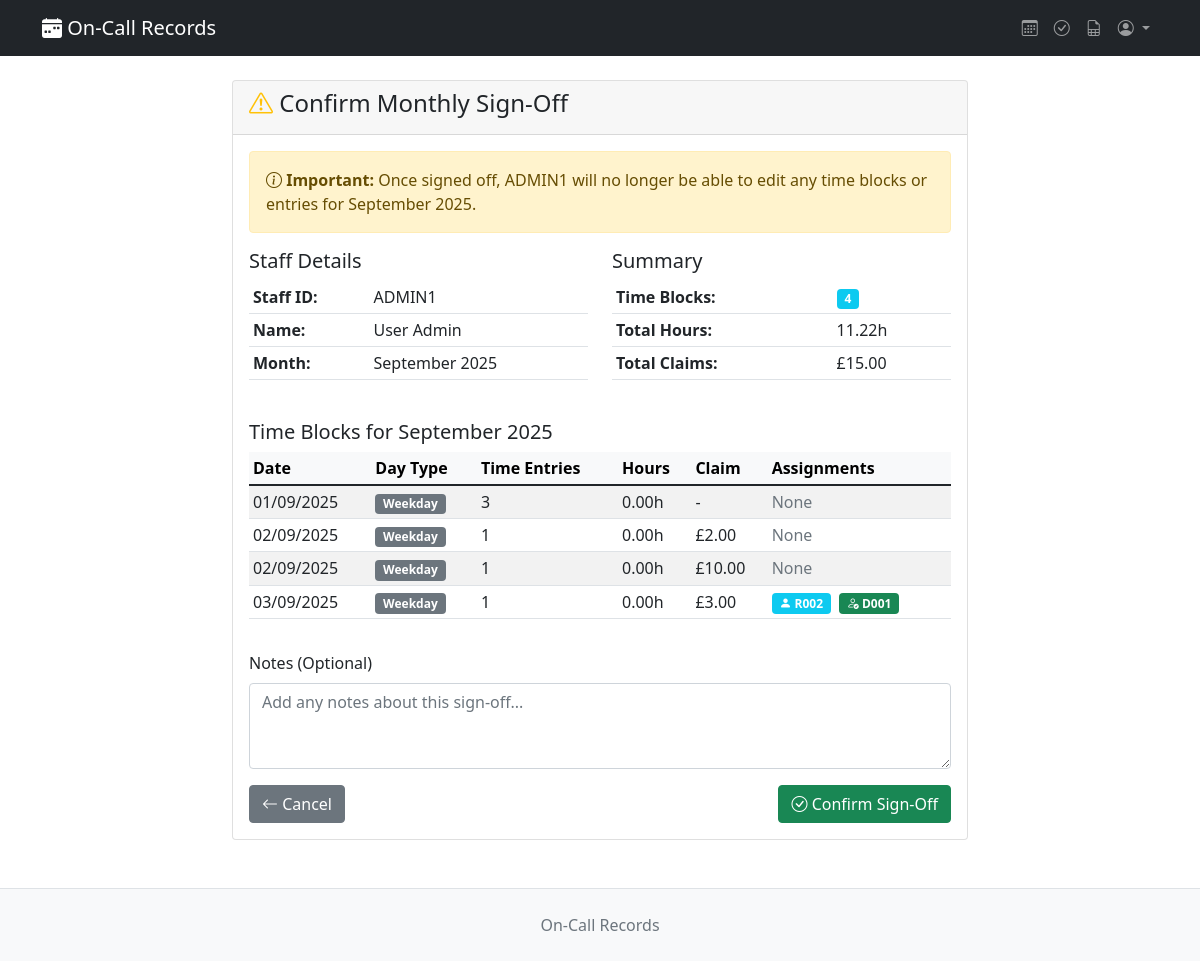
The page /signoff/2/2025/9/ (signed in) on the database as committed earlier.
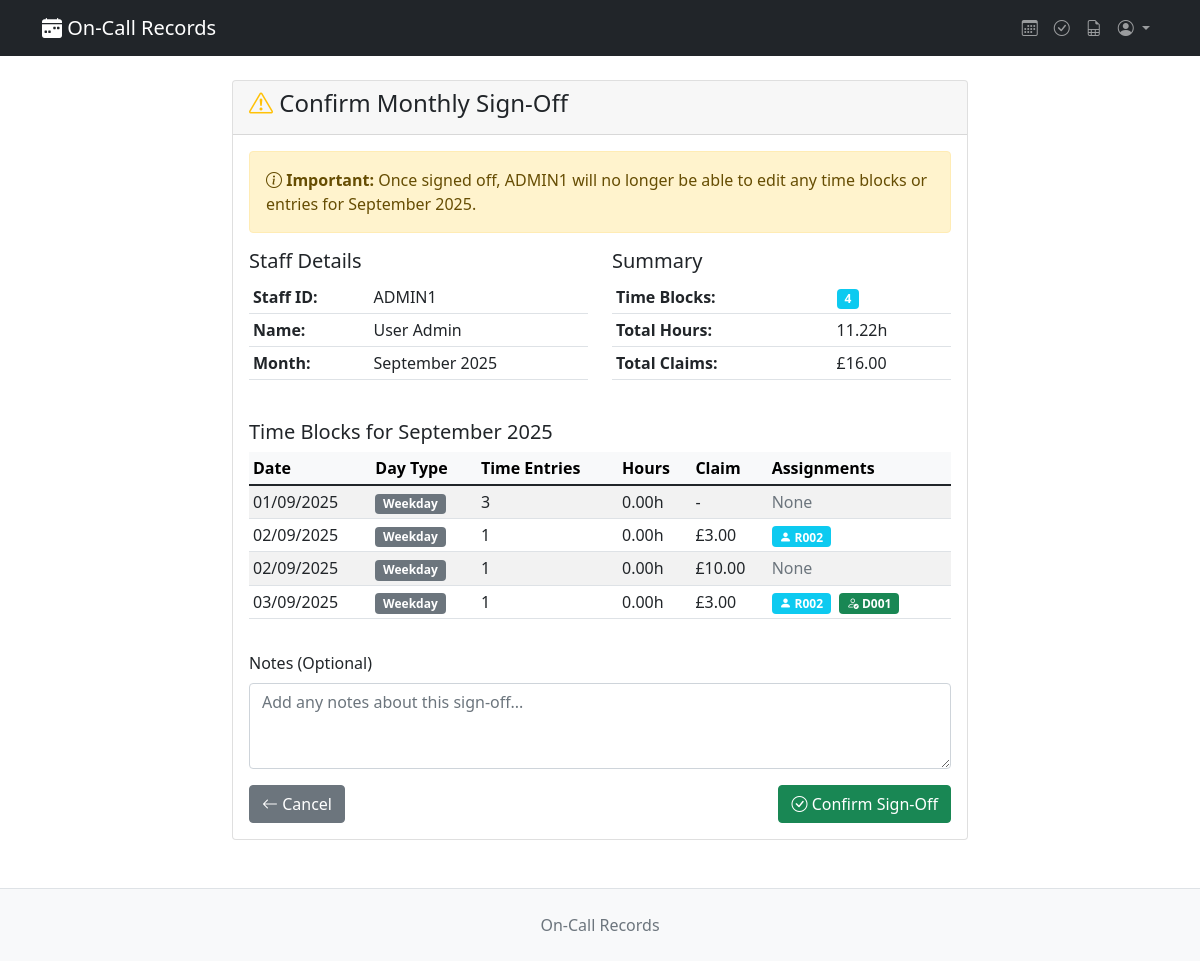
The same page on the database as committed later.
### records/models.py (models this page shows, shortened)
class OnCallStaff(models.Model):
    assignment_id = models.CharField(max_length=50, unique=True)
    user = models.OneToOneField(User, on_delete=models.CASCADE)

class TimeBlock(models.Model):
    ONCALL_TYPE_CHOICES = [
        ('normal', 'Normal'),
        ('nhsp', 'NHSP'),
    ]
    staff = models.ForeignKey(OnCallStaff, on_delete=models.CASCADE)
    date = models.DateField()
    day_type = models.ForeignKey(
        DayType, on_delete=models.CASCADE, null=True, blank=True
    )
    oncall_type = models.CharField(
        max_length=20,
        choices=ONCALL_TYPE_CHOICES,
        default='normal',
        help_text="Type of on-call duty"
    )
    claim = models.DecimalField(
        max_digits=5,
        decimal_places=2,
        null=True,
        blank=True,
        help_text="Total claim hours for this block",
    )
    created = models.DateTimeField(default=timezone.now)
    last_modified = models.DateTimeField(auto_now=True)
    class Meta:
        pass

class DayType(models.Model):
    BOOTSTRAP_COLORS = [
        ("primary", "Primary (Blue)"),
        ("secondary", "Secondary (Gray)"),
        ("success", "Success (Green)"),
        ("danger", "Danger (Red)"),
        ("warning", "Warning (Yellow)"),
        ("info", "Info (Cyan)"),
        ("light", "Light"),
        ("dark", "Dark"),
    ]
    name = models.CharField(max_length=50, unique=True)
    color = models.CharField(max_length=20, choices=BOOTSTRAP_COLORS, default="info")

class Assignment(models.Model):
    ENTITY_TYPES = [
        ("donor", "Donor"),
        ("recipient", "Recipient"),
        ("lab_task", "Lab Task"),
    ]
    timeblock = models.ForeignKey(
        TimeBlock, on_delete=models.CASCADE, related_name="assignments"
    )
    entity_type = models.CharField(max_length=20, choices=ENTITY_TYPES)
    entity_id = models.CharField(max_length=50, help_text="ID of the assigned entity")
    notes = models.TextField(
        blank=True, help_text="Notes about this assignment during this time block"
    )
    color = models.CharField(
        max_length=20,
        default="primary",
        help_text="Bootstrap color for the assignment badge",
    )
    icon = models.CharField(
        max_length=50, default="bi-person-fill", help_text="Bootstrap icon class"
    )
    created = models.DateTimeField(default=timezone.now)
    class Meta:
        unique_together = ["timeblock", "entity_type", "entity_id"]
        verbose_name = "Assignment"
        verbose_name_plural = "Assignments"
    def get_assignment_type_config(self):
        return ASSIGNMENT_TYPE_CONFIG.get(self.entity_type, {})
    @property
    def display_color(self):
        config = self.get_assignment_type_config()
        return config.get("color", self.color)
    @property
    def display_icon(self):
        config = self.get_assignment_type_config()
        return config.get("icon", self.icon)

### records/views.py (the view, shortened to what this page needs)
# urls.py: path('signoff/<int:staff_id>/<int:year>/<int:month>/', views.signoff_month, name='signoff_month'),
@require_staff_permission
def signoff_month(request, staff_id, year, month):
    staff = get_object_or_404(OnCallStaff, id=staff_id)
    if MonthlySignOff.is_month_signed_off(staff, year, month):
        messages.warning(request, f'Month {month}/{year} for {staff.assignment_id} is already signed off.')
        return redirect('signoff_management')
    current_month_start, next_month_start = get_month_date_range(year, month)
    time_blocks = TimeBlock.objects.filter(
        staff=staff,
        date__gte=current_month_start,
        date__lt=next_month_start
    )
    if not time_blocks.exists():
        messages.error(request, f'No time blocks found for {staff.assignment_id} in {month}/{year}.')
        return redirect('signoff_management')
    time_blocks_with_totals = time_blocks.prefetch_related('time_entries')
    total_hours = sum(
        sum(entry.hours for entry in tb.time_entries.all())
        for tb in time_blocks_with_totals
    )
    total_claims = sum(tb.claim for tb in time_blocks if tb.claim)
    from calendar import month_name
    context = {
        'staff': staff,
        'year': year,
        'month': month,
        'month_name': month_name[month],
        'time_blocks': time_blocks,
        'time_blocks_count': time_blocks.count(),
        'total_hours': total_hours,
        'total_claims': total_claims,
    }
    return render(request, 'records/signoff_confirm.html', context)

### records/models.py (called while the page is built)
    @classmethod
    def is_month_signed_off(cls, staff, year, month):
        return cls.objects.filter(staff=staff, year=year, month=month).exists()

    @property
    def hours(self):
        start = datetime.combine(self.timeblock.date, self.time_started)
        end = datetime.combine(self.timeblock.date, self.time_ended)
        if self.time_ended <= self.time_started:
            end += timedelta(days=1)
        duration = end - start
        return round(duration.total_seconds() / 3600, 2)

### records/utils/date_helpers.py (called while the page is built)
def get_month_date_range(year, month):
    try:
        start_date = date(year, month, 1)
        if month == 12:
            end_date = date(year + 1, 1, 1)
        else:
            end_date = date(year, month + 1, 1)
        return start_date, end_date
    except ValueError:
        today = timezone.now().date()
        return get_month_date_range(today.year, today.month)

### records/templates/records/signoff_confirm.html (shortened to what this page needs)
{% extends 'records/base.html' %}
{% block content %}
<div class="row justify-content-center">
    <div class="col-md-8">
        <div class="card">
            <div class="card-header">
                <h4><i class="bi bi-exclamation-triangle text-warning"></i> Confirm Monthly Sign-Off</h4>
            </div>
            <div class="card-body">
                <div class="alert alert-warning">
                    <i class="bi bi-info-circle"></i>
                    <strong>Important:</strong> Once signed off, {{ staff.assignment_id }} will no longer be able to edit any time blocks or entries for {{ month_name }} {{ year }}.
                </div>
                <div class="row mb-4">
                    <div class="col-md-6">
                        <h5>Staff Details</h5>
                        <table class="table table-sm">
                            <tr>
                                <td><strong>Staff ID:</strong></td>
                                <td>{{ staff.assignment_id }}</td>
                            </tr>
                            <tr>
                                <td><strong>Name:</strong></td>
                                <td>{{ staff.user.get_full_name }}</td>
                            </tr>
                            <tr>
                                <td><strong>Month:</strong></td>
                                <td>{{ month_name }} {{ year }}</td>
                            </tr>
                        </table>
                    </div>
                    <div class="col-md-6">
                        <h5>Summary</h5>
                        <table class="table table-sm">
                            <tr>
                                <td><strong>Time Blocks:</strong></td>
                                <td><span class="badge bg-info">{{ time_blocks_count }}</span></td>
                            </tr>
                            <tr>
                                <td><strong>Total Hours:</strong></td>
                                <td>{{ total_hours|floatformat:2 }}h</td>
                            </tr>
                            <tr>
                                <td><strong>Total Claims:</strong></td>
                                <td>£{{ total_claims|floatformat:2 }}</td>
                            </tr>
                        </table>
                    </div>
                </div>
                <div class="mb-3">
                    <h5>Time Blocks for {{ month_name }} {{ year }}</h5>
                    <div class="table-responsive">
                        <table class="table table-sm table-striped">
                            <thead class="table-light">
                                <tr>
                                    <th>Date</th>
                                    <th>Day Type</th>
                                    <th>Time Entries</th>
                                    <th>Hours</th>
                                    <th>Claim</th>
                                    <th>Assignments</th>
                                </tr>
                            </thead>
                            <tbody>
                                {% for tb in time_blocks %}
                                <tr>
                                    <td>{{ tb.date|date:"d/m/Y" }}</td>
                                    <td>
                                        <span class="badge bg-{{ tb.day_type.color }}">{{ tb.day_type.name }}</span>
                                    </td>
                                    <td>{{ tb.time_entries.count }}</td>
                                    <td>
                                        {% with total_hours=0 %}
                                        {{ total_hours|floatformat:2 }}h
                                        {% endwith %}
                                    </td>
                                    <td>
                                        {% if tb.claim %}£{{ tb.claim|floatformat:2 }}{% else %}-{% endif %}
                                    </td>
                                    <td>
                                        {% if tb.assignments.count > 0 %}
                                            {% for assignment in tb.assignments.all %}
                                                <span class="badge bg-{{ assignment.display_color }} me-1">
                                                    <i class="{{ assignment.display_icon }}"></i> {{ assignment.entity_id }}
                                                </span>
                                            {% endfor %}
                                        {% else %}
                                            <span class="text-muted">None</span>
                                        {% endif %}
                                    </td>
                                </tr>
                                {% endfor %}
                            </tbody>
                        </table>
                    </div>
                </div>
                <form method="post">
                    <div class="mb-3">
                        <label for="notes" class="form-label">Notes (Optional)</label>
                        <textarea name="notes" id="notes" class="form-control" rows="3"
                                  placeholder="Add any notes about this sign-off..."></textarea>
                    </div>
                    <div class="d-flex justify-content-between">
                        <a href="{% url 'signoff_management' %}?month={{ month }}&year={{ year }}" class="btn btn-secondary">
                            <i class="bi bi-arrow-left"></i> Cancel
                        </a>
                        <button type="submit" class="btn btn-success">
                            <i class="bi bi-check-circle"></i> Confirm Sign-Off
                        </button>
                    </div>
                </form>
            </div>
        </div>
    </div>
</div>
{% endblock %}

### records/templates/records/base.html (shortened to what this page needs)
<!DOCTYPE html>
<html lang="en">
    <head>
        <link rel="icon" type="image/x-icon" href="{% load static %}{% static 'images/favicon.ico' %}">
        <link href="https://cdn.jsdelivr.net/npm/bootstrap@5.1.3/dist/css/bootstrap.min.css" rel="stylesheet">
        <link href="https://cdn.jsdelivr.net/npm/bootstrap-icons@1.7.2/font/bootstrap-icons.css" rel="stylesheet">
    </head>
    <body>
        <nav class="navbar navbar-expand-lg navbar-dark bg-dark">
            <div class="container">
                <a class="navbar-brand" href="{% url 'dashboard' %}">
                    <i class="bi bi-calendar-week-fill"></i> On-Call Records
                </a>
                <div class="navbar-nav ms-auto">
                    {% if user.is_authenticated %}
                        <a class="nav-link"
                           href="{% url 'dashboard' %}"
                           title="Records"
                           data-bs-toggle="tooltip"
                           data-bs-placement="bottom">
                            <i class="bi-calendar3"></i>
                        </a>
                        {% if user.is_staff %}
                            <a class="nav-link"
                               href="{% url 'signoff_management' %}"
                               title="Monthly Sign-offs"
                               data-bs-toggle="tooltip"
                               data-bs-placement="bottom">
                                <i class="bi bi-check-circle"></i>
                            </a>
                            <a class="nav-link"
                               href="{% url 'monthly_report' %}"
                               title="Reports"
                               data-bs-toggle="tooltip"
                               data-bs-placement="bottom">
                                <i class="bi bi-file-earmark-spreadsheet"></i>
                            </a>
                        {% endif %}
                        <div class="nav-item dropdown">
                            <a class="nav-link dropdown-toggle"
                               href="#"
                               id="userDropdown"
                               role="button"
                               data-bs-toggle="dropdown"
                               aria-expanded="false">
                                <i class="bi bi-person-circle"></i>
                            </a>
                        </div>
                    {% else %}
                        <a class="nav-link" href="{% url 'login' %}">
                            <i class="bi bi-box-arrow-in-right"></i> Login
                        </a>
                    {% endif %}
                </div>
            </div>
        </nav>
        <div class="container mt-4">
            {% block content %}
            {% endblock content %}
        </div>
        <footer class="bg-light mt-5 py-4 border-top">
            <div class="container">
                <div class="row">
                    <div class="col-12 text-center">
                        <p class="text-muted mb-0">On-Call Records</p>
                    </div>
                </div>
            </div>
        </footer>
    </body>
</html>

Rows that differ between the two databases and show on the page:
changed TimeBlock (number 2 of 4 on the later page): claim "2.00" → "3.00"; no longer shows "None"
added Assignment: entity_id "R002", shown under TimeBlock (number 2 of 4 on the later page)
Other text that changed with them:
{{ total_claims|floatformat:2 }}: "15.00" → "16.00"
